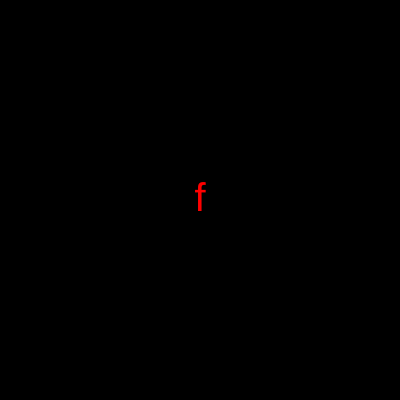
Frame 1 (no input)
Frame 60 (no input): identical to frame 1, image omitted
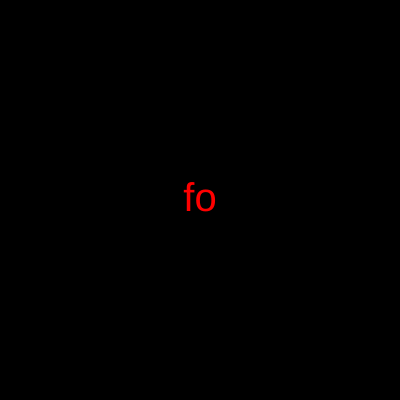
Frame 120 (the mouse pressed at the canvas centre since frame 60)

The p5.js sketch that drew these frames (run headless with seeded random() and noise() and a simulated clock; from frame 60 on, the mouse is pressed at the canvas centre):

// p5.js sketch
// ── sketch.js
let palavra;

function setup() {
  createCanvas(400, 400);
 palavra=palavraAleatória();
}

function palavraAleatória(){
   let palavras=["Carro","Agatha", "foda","Duda"];
  return random(palavras);
}

function inicializaCores(){
   background("black");
  fill("red");
  textSize(40);
  textAlign(CENTER,CENTER);
}

function palavraParcial(minimo,maximo){
   let quantidade=map(mouseX,minimo,maximo,1,palavra.length)
  let parcial = palavra.substring(0,quantidade);
  return parcial;
}

function draw() {
 inicializaCores();
 let texto= palavraParcial(0,width);
    
  text (texto,200,200);
  /*if(mouseX<50){
    let palavra="C"
    text(palavra,200,200);
  }else if(mouseX<100){
    let palavra = "Ca";
    text(palavra,200,200);
  } else if(mouseX<150){
    let palavra = "Car";
    text(palavra,200,200);
  } else if(mouseX<200){
    let palavra = "Carr";
    text(palavra,200,200);
        } else if(mouseX<250){
    let palavra = "Carro";
    text(palavra,200,200);
  } */
}
